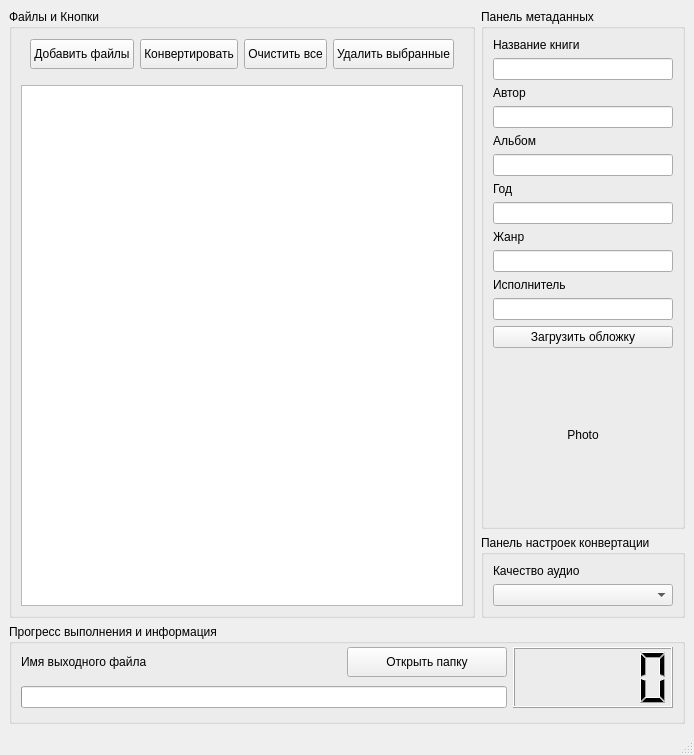
<?xml version="1.0" encoding="UTF-8"?>
<ui version="4.0">
    <class>MainWindow</class>
    <widget class="QMainWindow" name="MainWindow">
        <property name="geometry">
            <rect>
                <x>0</x>
                <y>0</y>
                <width>694</width>
                <height>755</height>
            </rect>
        </property>
        <property name="windowTitle">
            <string>MainWindow</string>
        </property>
        <widget class="QWidget" name="centralwidget">
            <layout class="QGridLayout" name="gridLayout_3">
                <item row="0" column="0">
                    <layout class="QGridLayout" name="gridLayout_2" columnstretch="6,4">
                        <item row="0" column="0" rowspan="2">
                            <widget class="QGroupBox" name="groupBox_files">
                                <property name="title">
                                    <string>Файлы и Кнопки</string>
                                </property>
                                <layout class="QVBoxLayout" name="verticalLayout">
                                    <property name="topMargin">
                                        <number>0</number>
                                    </property>
                                    <property name="bottomMargin">
                                        <number>9</number>
                                    </property>
                                    <item>
                                        <widget class="QWidget" name="widget" native="true">
                                            <property name="minimumSize">
                                                <size>
                                                    <width>0</width>
                                                    <height>50</height>
                                                </size>
                                            </property>
                                            <layout class="QGridLayout" name="gridLayout_5">
                                                <item row="0" column="0">
                                                    <widget class="QPushButton" name="pushButton">
                                                        <property name="minimumSize">
                                                            <size>
                                                                <width>0</width>
                                                                <height>30</height>
                                                            </size>
                                                        </property>
                                                        <property name="text">
                                                            <string>Добавить файлы</string>
                                                        </property>
                                                    </widget>
                                                </item>
                                                <item row="0" column="1">
                                                    <widget class="QPushButton" name="pushButton_convert">
                                                        <property name="minimumSize">
                                                            <size>
                                                                <width>0</width>
                                                                <height>30</height>
                                                            </size>
                                                        </property>
                                                        <property name="text">
                                                            <string>Конвертировать</string>
                                                        </property>
                                                    </widget>
                                                </item>
                                                <item row="0" column="2">
                                                    <widget class="QPushButton" name="pushButton_stop_and_clean">
                                                        <property name="minimumSize">
                                                            <size>
                                                                <width>0</width>
                                                                <height>30</height>
                                                            </size>
                                                        </property>
                                                        <property name="text">
                                                            <string>Очистить все</string>
                                                        </property>
                                                    </widget>
                                                </item>
                                                <item row="0" column="3">
                                                    <widget class="QPushButton" name="pushButton_2">
                                                        <property name="minimumSize">
                                                            <size>
                                                                <width>0</width>
                                                                <height>30</height>
                                                            </size>
                                                        </property>
                                                        <property name="text">
                                                            <string>Удалить выбранные</string>
                                                        </property>
                                                    </widget>
                                                </item>
                                            </layout>
                                        </widget>
                                    </item>
                                    <item>
                                        <widget class="QListWidget" name="listWidget">
                                            <property name="acceptDrops">
                                                <bool>true</bool>
                                            </property>
                                            <property name="dragDropMode">
                                                <enum>QAbstractItemView::DragDrop</enum>
                                            </property>
                                        </widget>
                                    </item>
                                </layout>
                            </widget>
                        </item>
                        <item row="0" column="1">
                            <widget class="QGroupBox" name="MetadataPanel">
                                <property name="title">
                                    <string>Панель метаданных</string>
                                </property>
                                <layout class="QVBoxLayout" name="verticalLayout_6">
                                    <item>
                                        <layout class="QVBoxLayout" name="verticalLayout_2">
                                            <item>
                                                <widget class="QLabel" name="label_book_name">
                                                    <property name="text">
                                                        <string>Название книги</string>
                                                    </property>
                                                </widget>
                                            </item>
                                            <item>
                                                <widget class="QLineEdit" name="lineEdit_title"/>
                                            </item>
                                        </layout>
                                    </item>
                                    <item>
                                        <layout class="QVBoxLayout" name="verticalLayout_3">
                                            <item>
                                                <widget class="QLabel" name="label_autor_name">
                                                    <property name="text">
                                                        <string>Автор</string>
                                                    </property>
                                                </widget>
                                            </item>
                                            <item>
                                                <widget class="QLineEdit" name="lineEdit_artist"/>
                                            </item>
                                        </layout>
                                    </item>
                                    <item>
                                        <layout class="QVBoxLayout" name="verticalLayout_4">
                                            <item>
                                                <widget class="QLabel" name="label_album_name">
                                                    <property name="text">
                                                        <string>Альбом</string>
                                                    </property>
                                                </widget>
                                            </item>
                                            <item>
                                                <widget class="QLineEdit" name="lineEdit_album"/>
                                            </item>
                                        </layout>
                                    </item>
                                    <item>
                                        <layout class="QVBoxLayout" name="verticalLayout_10">
                                            <item>
                                                <widget class="QLabel" name="label_album_name_3">
                                                    <property name="text">
                                                        <string>Год</string>
                                                    </property>
                                                </widget>
                                            </item>
                                            <item>
                                                <widget class="QLineEdit" name="lineEdit_year"/>
                                            </item>
                                        </layout>
                                    </item>
                                    <item>
                                        <layout class="QVBoxLayout" name="verticalLayout_5">
                                            <item>
                                                <widget class="QLabel" name="label_genre_name">
                                                    <property name="text">
                                                        <string>Жанр</string>
                                                    </property>
                                                </widget>
                                            </item>
                                            <item>
                                                <widget class="QLineEdit" name="lineEdit_genre"/>
                                            </item>
                                            <item>
                                                <layout class="QVBoxLayout" name="verticalLayout_11">
                                                    <item>
                                                        <widget class="QLabel" name="label_albumartist">
                                                            <property name="text">
                                                                <string>Исполнитель</string>
                                                            </property>
                                                        </widget>
                                                    </item>
                                                    <item>
                                                        <widget class="QLineEdit" name="lineEdit_albumartist"/>
                                                    </item>
                                                </layout>
                                            </item>
                                        </layout>
                                    </item>
                                    <item>
                                        <layout class="QGridLayout" name="gridLayout">
                                            <item row="2" column="0">
                                                <widget class="QLabel" name="label_cover_of_book">
                                                    <property name="minimumSize">
                                                        <size>
                                                            <width>150</width>
                                                            <height>150</height>
                                                        </size>
                                                    </property>
                                                    <property name="text">
                                                        <string>Photo</string>
                                                    </property>
                                                    <property name="alignment">
                                                        <set>Qt::AlignCenter</set>
                                                    </property>
                                                </widget>
                                            </item>
                                            <item row="0" column="0">
                                                <widget class="QPushButton" name="pushButton_upload_cover">
                                                    <property name="text">
                                                        <string>Загрузить обложку</string>
                                                    </property>
                                                </widget>
                                            </item>
                                            <item row="3" column="0">
                                                <spacer name="verticalSpacer_2">
                                                    <property name="orientation">
                                                        <enum>Qt::Vertical</enum>
                                                    </property>
                                                    <property name="sizeHint" stdset="0">
                                                        <size>
                                                            <width>20</width>
                                                            <height>40</height>
                                                        </size>
                                                    </property>
                                                </spacer>
                                            </item>
                                            <item row="1" column="0">
                                                <spacer name="verticalSpacer">
                                                    <property name="orientation">
                                                        <enum>Qt::Vertical</enum>
                                                    </property>
                                                    <property name="sizeHint" stdset="0">
                                                        <size>
                                                            <width>20</width>
                                                            <height>40</height>
                                                        </size>
                                                    </property>
                                                </spacer>
                                            </item>
                                        </layout>
                                    </item>
                                </layout>
                            </widget>
                        </item>
                        <item row="4" column="0" colspan="2">
                            <widget class="QGroupBox" name="ControlPanel">
                                <property name="minimumSize">
                                    <size>
                                        <width>0</width>
                                        <height>100</height>
                                    </size>
                                </property>
                                <property name="title">
                                    <string>Прогресс выполнения и информация</string>
                                </property>
                                <layout class="QGridLayout" name="gridLayout_4" columnstretch="4,2,2">
                                    <property name="topMargin">
                                        <number>0</number>
                                    </property>
                                    <item row="0" column="0">
                                        <widget class="QLabel" name="label_progress_description">
                                            <property name="text">
                                                <string>Имя выходного файла</string>
                                            </property>
                                        </widget>
                                    </item>
                                    <item row="0" column="1">
                                        <widget class="QPushButton" name="pushButton_openDir">
                                            <property name="minimumSize">
                                                <size>
                                                    <width>0</width>
                                                    <height>30</height>
                                                </size>
                                            </property>
                                            <property name="text">
                                                <string>Открыть папку</string>
                                            </property>
                                        </widget>
                                    </item>
                                    <item row="0" column="2" rowspan="2">
                                        <widget class="QLCDNumber" name="lcdNumber">
                                            <property name="minimumSize">
                                                <size>
                                                    <width>0</width>
                                                    <height>50</height>
                                                </size>
                                            </property>
                                            <property name="smallDecimalPoint">
                                                <bool>false</bool>
                                            </property>
                                        </widget>
                                    </item>
                                    <item row="1" column="0" colspan="2">
                                        <widget class="QProgressBar" name="progressBar">
                                            <property name="value">
                                                <number>0</number>
                                            </property>
                                            <property name="textVisible">
                                                <bool>false</bool>
                                            </property>
                                        </widget>
                                    </item>
                                </layout>
                            </widget>
                        </item>
                        <item row="1" column="1">
                            <widget class="QGroupBox" name="ConversionSettingsPanel">
                                <property name="title">
                                    <string>Панель настроек конвертации</string>
                                </property>
                                <layout class="QVBoxLayout" name="verticalLayout_8">
                                    <item>
                                        <layout class="QVBoxLayout" name="verticalLayout_7">
                                            <item>
                                                <widget class="QLabel" name="label_audio_quality">
                                                    <property name="text">
                                                        <string>Качество аудио</string>
                                                    </property>
                                                </widget>
                                            </item>
                                            <item>
                                                <widget class="QComboBox" name="comboBox_audio_quality"/>
                                            </item>
                                        </layout>
                                    </item>
                                </layout>
                            </widget>
                        </item>
                    </layout>
                </item>
            </layout>
        </widget>
        <widget class="QMenuBar" name="menubar">
            <property name="geometry">
                <rect>
                    <x>0</x>
                    <y>0</y>
                    <width>694</width>
                    <height>21</height>
                </rect>
            </property>
        </widget>
        <widget class="QStatusBar" name="statusbar"/>
    </widget>
    <resources/>
    <connections/>
</ui>
